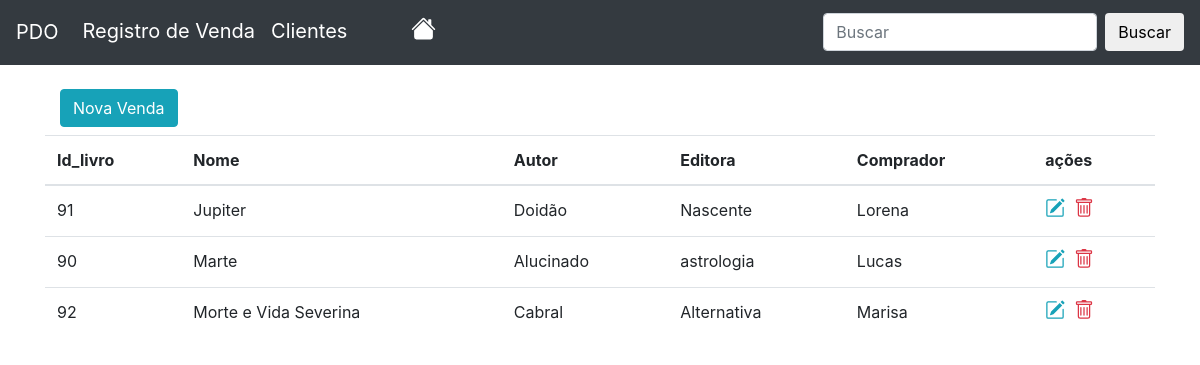
/view/tela_listagem_de_livros.php (signed in), run on an earlier commit of the app's database.
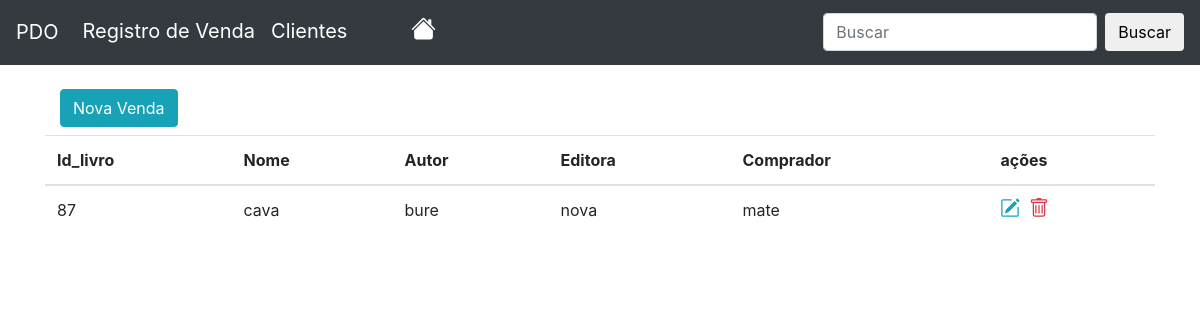
And on a later commit of the database.
### tables this page shows
CREATE TABLE `cadastro` (
  `id_livro` int(11) NOT NULL,
  `nome_livro` varchar(50) DEFAULT NULL,
  `autor` varchar(50) DEFAULT NULL,
  `editora` varchar(50) DEFAULT NULL,
  `comprador` varchar(200) DEFAULT NULL,
  `desativado` tinyint(1) DEFAULT NULL
);

CREATE TABLE `comprador` (
  `id_comprador` int(11) NOT NULL,
  `foto` varchar(200) NOT NULL,
  `endereco` varchar(200) NOT NULL,
  `nome_comprador` varchar(200) NOT NULL,
  `email_comprador` varchar(200) NOT NULL,
  `telefone_comprador` varchar(200) NOT NULL,
  `desabilitado` tinyint(1) DEFAULT 0
);

### view/tela_listagem_de_livros.php (the view, shortened to what this page needs)
<?php
	$conectar = getConnection();
?>
<!DOCTYPE html>
<html>
<head>
	<link rel="stylesheet" href="https://maxcdn.bootstrapcdn.com/bootstrap/4.0.0/css/bootstrap.min.css">
</head>
<body>
	<nav class="navbar navbar-expand-lg navbar-dark bg-dark">
  <a class="navbar-brand text-white" href="tela_listagem_de_livros">PDO</a>
  <div class="collapse navbar-collapse" id="navbarSupportedContent">
	<ul class="navbar-nav mr-auto">
	  <li class="nav-item active">
		<a class="nav-link text-white" href="tela_listagem_de_livros.php" style="font-size:15pt;">Registro de Venda <span class="sr-only">(current)</span></a>
	  </li>
	  <li class="nav-item">
		<a class="nav-link text-white" href="compradores.php"  style="font-size:15pt;">Clientes</a>
	  </li>
	   <li class="nav-item ml-5">
		<a class="nav-link" href="home.html" style=" font-size: 17px;color: white;" ></a>
	  </li>
	</ul>
	<form class="form-inline my-2 my-lg-0">
	  <input class="form-control mr-sm-2" type="search" placeholder="Buscar" aria-label="Search" name="txtbuscar">
	  <button class="btn btn-outline-white my-2 my-sm-0" type="submit" name="buscar">Buscar</button>
	</form>
  </div>
</nav>
<div class="container">
	<div class="col-md-12">
		<button class="btn btn-info mt-4 mb-2" data-toggle="modal" data-target="#modal">Nova Venda</button>
	</div>
	<table class="table">
	  <thead>
		<tr>
		  <th scope="col">Id_livro</th>
		  <th scope="col">Nome</th>
		  <th scope="col">Autor</th>
		  <th scope="col">Editora</th>
		  <th scope="col">Comprador</th>
		  <th scope="col">ações</th>
		</tr>
	  </thead>
	  <tbody>
		<?php
			if(isset($_GET['buscar']) and $_GET['txtbuscar'] != ''){
				$nome_buscar = $_GET['txtbuscar'] . '%';
				$res = $conectar->query("SELECT * from cadastro where nome_livro LIKE '$nome_buscar' order by nome_livro asc");
			}else{
				$res = $conectar->query("SELECT * from cadastro order by nome_livro asc");
			}
			$dados = $res->fetchAll(PDO::FETCH_ASSOC);
			for ($i=0; $i < count($dados); $i++) {
				foreach ($dados[$i] as $key => $value) {
				$id_livro = $dados[$i]['id_livro'];
				$nome_livro = $dados[$i]['nome_livro'];
				$autor = $dados[$i]['autor'];
				$editora = $dados[$i]['editora'];
				$comprador = $dados[$i]['comprador'];
				$res_p = $conectar->query("SELECT * from comprador where id_comprador = '$comprador'");
				$dados_p = $res_p->fetch(PDO::FETCH_ASSOC);
					foreach ($dados_p as $key => $value) {
					$nome_comprador = $dados_p['nome_comprador'];
					}
				}
				?>
		<tr>
			<td><?php echo $id_livro ?></td>
			<td><?php echo $nome_livro ?></td>
			<td><?php echo $autor ?></td>
			<td><?php echo $editora ?></td>
			<td><?php echo $nome_comprador?></td>
		   <td>
			<a href="tela_listagem_de_livros.php?acao=editar&id_livro=<?php echo $id_livro; ?>" class="text-info mr-1"></a>
			<a href="tela_listagem_de_livros.php?acao=excluir&id_livro=<?php echo $id_livro; ?>" class="text-danger"></a>
		  </td>
		</tr>
	<?php } ?>
	  </tbody>
	</table>
</div>
</body>
</html>

What changed in the data, as far as the page shows it:
removed cadastro: id_livro "91", nome_livro "Jupiter", autor "Doidão", editora "Nascente", comprador.nome_comprador "Lorena"
removed cadastro: id_livro "90", nome_livro "Marte", autor "Alucinado", editora "astrologia", comprador.nome_comprador "Lucas"
removed cadastro: id_livro "92", nome_livro "Morte e Vida Severina", autor "Cabral", editora "Alternativa", comprador.nome_comprador "Marisa"
added cadastro: id_livro "87", nome_livro "cava", autor "bure", editora "nova", comprador.nome_comprador "mate"
